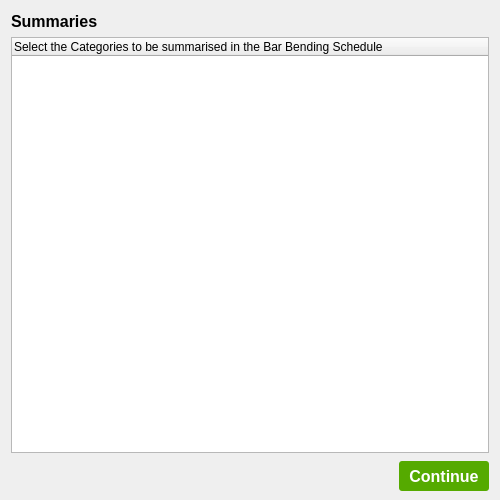
<?xml version="1.0" encoding="UTF-8"?>
<ui version="4.0">
 <class>summariesDialog</class>
 <widget class="QWidget" name="summariesDialog">
  <property name="geometry">
   <rect>
    <x>0</x>
    <y>0</y>
    <width>500</width>
    <height>500</height>
   </rect>
  </property>
  <property name="sizePolicy">
   <sizepolicy hsizetype="Minimum" vsizetype="Minimum">
    <horstretch>0</horstretch>
    <verstretch>0</verstretch>
   </sizepolicy>
  </property>
  <property name="minimumSize">
   <size>
    <width>500</width>
    <height>500</height>
   </size>
  </property>
  <property name="windowTitle">
   <string>Form</string>
  </property>
  <property name="styleSheet">
   <string notr="true">#btnContinueSum {
	background-color: rgb(85, 170, 0);
	border-radius: 3px;
	color: white;
}
#btnContinueSum:hover {
	background-color: rgb(199, 255, 94)
}</string>
  </property>
  <layout class="QHBoxLayout" name="horizontalLayout_3">
   <item>
    <layout class="QVBoxLayout" name="verticalLayout">
     <item>
      <layout class="QHBoxLayout" name="horizontalLayout_2">
       <item>
        <widget class="QLabel" name="label">
         <property name="font">
          <font>
           <pointsize>12</pointsize>
           <bold>true</bold>
          </font>
         </property>
         <property name="text">
          <string>Summaries</string>
         </property>
        </widget>
       </item>
       <item>
        <spacer name="horizontalSpacer1Sum">
         <property name="orientation">
          <enum>Qt::Orientation::Horizontal</enum>
         </property>
         <property name="sizeHint" stdset="0">
          <size>
           <width>40</width>
           <height>20</height>
          </size>
         </property>
        </spacer>
       </item>
      </layout>
     </item>
     <item>
      <widget class="QTreeWidget" name="treeWidgetSum">
       <property name="editTriggers">
        <set>QAbstractItemView::EditTrigger::EditKeyPressed</set>
       </property>
       <property name="alternatingRowColors">
        <bool>true</bool>
       </property>
       <property name="selectionMode">
        <enum>QAbstractItemView::SelectionMode::ExtendedSelection</enum>
       </property>
       <column>
        <property name="text">
         <string>Select the Categories to be summarised in the Bar Bending Schedule</string>
        </property>
       </column>
      </widget>
     </item>
     <item>
      <layout class="QHBoxLayout" name="horizontalLayout">
       <item>
        <spacer name="horizontalSpacer2Sum">
         <property name="orientation">
          <enum>Qt::Orientation::Horizontal</enum>
         </property>
         <property name="sizeHint" stdset="0">
          <size>
           <width>40</width>
           <height>20</height>
          </size>
         </property>
        </spacer>
       </item>
       <item>
        <widget class="QPushButton" name="btnContinueSum">
         <property name="sizePolicy">
          <sizepolicy hsizetype="Fixed" vsizetype="Fixed">
           <horstretch>0</horstretch>
           <verstretch>0</verstretch>
          </sizepolicy>
         </property>
         <property name="minimumSize">
          <size>
           <width>90</width>
           <height>30</height>
          </size>
         </property>
         <property name="maximumSize">
          <size>
           <width>90</width>
           <height>25</height>
          </size>
         </property>
         <property name="font">
          <font>
           <family>Segoe UI</family>
           <pointsize>12</pointsize>
           <bold>true</bold>
           <strikeout>false</strikeout>
          </font>
         </property>
         <property name="styleSheet">
          <string notr="true"/>
         </property>
         <property name="text">
          <string>Continue</string>
         </property>
         <property name="checkable">
          <bool>true</bool>
         </property>
        </widget>
       </item>
      </layout>
     </item>
    </layout>
   </item>
  </layout>
 </widget>
 <resources>
  <include location="../app_resources.qrc"/>
 </resources>
 <connections/>
</ui>
